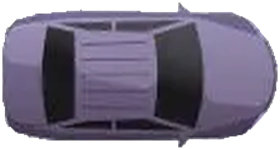
#> input picture assets/cars/car_01.png, 280 x 150 px, given in place of spriteCarros.jpg, which was not available
$ python extract_car_sprites.py
#> lines starting #> are read from the running program, lines starting #| are printed output that depends on the picture; after the words box and inside, x2 and y2 are one past the last pixel; in counts of white or black regions, pixels touching at a corner belong together; pictures that were not available may be replaced by others from this repository, and a replacement may not be noted
#!/usr/bin/env python3
"""Extract the bundled vehicle sheet into normalized transparent PNG sprites."""

from __future__ import annotations

import argparse
from collections import deque
from pathlib import Path

try:
    from PIL import Image, ImageDraw, ImageFont
except ImportError as error:
    raise SystemExit(
        "Pillow is required. Install it with: python -m pip install Pillow"
    ) from error


ROOT = Path(__file__).resolve().parents[1]
SOURCE = ROOT / "sprites" / "spriteCarros.jpg"
OUTPUT_DIR = ROOT / "assets" / "cars"
CANVAS_SIZE = (280, 150)
PADDING = 6

# Source-space crop anchors supplied with the project brief.
# Car 06 is intentionally omitted because its source artwork is defective.
CAR_BOUNDS = (
    (1, (83, 90, 223, 168)),
    (2, (313, 90, 452, 166)),
    (3, (542, 85, 705, 178)),
    (4, (83, 232, 223, 305)),
    (5, (312, 228, 452, 303)),
    (7, (82, 368, 220, 444)),
    (8, (313, 371, 447, 445)),
    (9, (542, 365, 680, 446)),
    (10, (82, 504, 225, 589)),
    (11, (313, 508, 455, 583)),
    (12, (542, 507, 730, 599)),
)


def is_background_candidate(pixel: tuple[int, int, int]) -> bool:
    """Accept neutral, light pixels only; connectivity protects white car paint."""
    red, green, blue = pixel
    return min(pixel) >= 165 and max(pixel) - min(pixel) <= 35


def remove_border_connected_background(image: Image.Image) -> Image.Image:
    """Remove border-connected near-white background and source shadows."""
    rgb = image.convert("RGB")
    width, height = rgb.size
    pixels = rgb.load()
    connected = bytearray(width * height)
    queue: deque[tuple[int, int]] = deque()

    def enqueue(x: int, y: int) -> None:
        offset = y * width + x
        if not connected[offset] and is_background_candidate(pixels[x, y]):
            connected[offset] = 1
            queue.append((x, y))

    for x in range(width):
        enqueue(x, 0)
        enqueue(x, height - 1)
    for y in range(height):
        enqueue(0, y)
        enqueue(width - 1, y)

    while queue:
        x, y = queue.popleft()
        if x > 0:
            enqueue(x - 1, y)
        if x + 1 < width:
            enqueue(x + 1, y)
        if y > 0:
            enqueue(x, y - 1)
        if y + 1 < height:
            enqueue(x, y + 1)

    rgba = rgb.convert("RGBA")
    output = rgba.load()
    for y in range(height):
        for x in range(width):
            if not connected[y * width + x]:
                continue
            output[x, y] = (0, 0, 0, 0)
    return rgba


def normalize_sprite(image: Image.Image) -> Image.Image:
    alpha = image.getchannel("A")
    # Ignore faint source shadows/residue when locating the vehicle body.
    alpha_bounds = alpha.point(lambda value: 255 if value >= 128 else 0).getbbox()
    if alpha_bounds is None:
        raise ValueError("background removal produced an empty sprite")
    alpha_bounds = (
        max(0, alpha_bounds[0] - 2),
        max(0, alpha_bounds[1] - 2),
        min(image.width, alpha_bounds[2] + 2),
        min(image.height, alpha_bounds[3] + 2),
    )
    # The complete canvas maps to the fixed physical footprint at runtime, so
    # filling it keeps the visible vehicle aligned with the 28x15 hitbox.
    return image.crop(alpha_bounds).resize(CANVAS_SIZE, Image.Resampling.LANCZOS)


def extract_sprites() -> list[Path]:
    source = Image.open(SOURCE).convert("RGB")
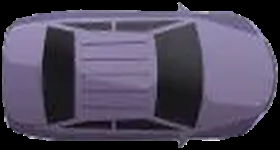
#> source: PIL image 280x150 RGB; mean R, G, B 79, 72.3, 91.8
    OUTPUT_DIR.mkdir(parents=True, exist_ok=True)
    outputs: list[Path] = []
    for car_number, (x0, y0, x1, y1) in CAR_BOUNDS:
        crop_box = (
            max(0, x0 - PADDING),
            max(0, y0 - PADDING),
            min(source.width, x1 + PADDING),
            min(source.height, y1 + PADDING),
        )
        sprite = normalize_sprite(remove_border_connected_background(source.crop(crop_box)))
        output = OUTPUT_DIR / f"car_{car_number:02}.png"
        sprite.save(output, format="PNG", optimize=True)
        outputs.append(output)
#> this loop made 2 passes
#> alpha_bounds in normalize_sprite on pass 1: (0, 0, 152, 66)
#> pass 1, in remove_border_connected_background, `rgb = image.convert("RGB")`:
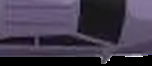
#> rgb: PIL image 152x66 RGB; mean R, G, B 65.6, 57.9, 75.8
#> pass 1, in extract_sprites, `sprite = normalize_sprite(remove_border_connected_background(source.cr..`:
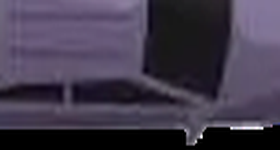
#> sprite: PIL image 280x150 RGBA; mean R, G, B, A 65.7, 58.1, 75.9, 255
#> after the loop, outputs = 1 item
    create_contact_sheet(outputs)
    return outputs


# [45 lines left out: functions create_contact_sheet, check_outputs, not called in this run]


def main() -> None:
    parser = argparse.ArgumentParser(description=__doc__)
    parser.add_argument(
        "--check",
        action="store_true",
        help="validate existing outputs instead of regenerating them",
    )
    arguments = parser.parse_args()
    if arguments.check:
        check_outputs()
        return
    outputs = extract_sprites()
    check_outputs()
    print(f"Extracted {len(outputs)} sprites from {SOURCE.relative_to(ROOT)}.")


if __name__ == "__main__":
#> (the run stopped early here; a loop or call above may not have finished)

$ run again, on assets/cars/car_07.png
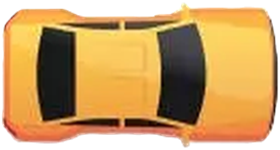
#> input picture assets/cars/car_07.png, 280 x 150 px, given in place of spriteCarros.jpg, which was not available
#> the loop in extract_sprites, `for car_number, (x0, y0, x1, y1) in CAR_BOUNDS:` made 2 passes
#> alpha_bounds in normalize_sprite on pass 1: (0, 0, 152, 66)
#> pass 1, in normalize_sprite, `alpha = image.getchannel("A")`:
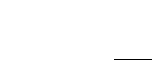
#> alpha: PIL image 152x66 L; 99.6% white; black in thin lines or dots, all inside (x1, y1, x2, y2) = (114, 59, 152, 60)
#> pass 1, in extract_sprites, `sprite = normalize_sprite(remove_border_connected_background(source.cr..`:
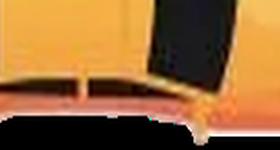
#> sprite: PIL image 280x150 RGBA; mean R, G, B, A 148.5, 102, 53.9, 253.9; transparent parts drawn white
#> after the loop in extract_sprites, `for car_number, (x0, y0, x1, y1) in CAR_BOUNDS:`: outputs = 1 item

$ run again, on assets/cars/car_08.png
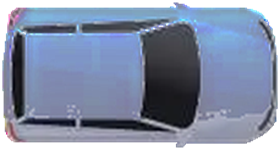
#> input picture assets/cars/car_08.png, 280 x 150 px, given in place of spriteCarros.jpg, which was not available
#> the loop in extract_sprites, `for car_number, (x0, y0, x1, y1) in CAR_BOUNDS:` made 2 passes
#> alpha_bounds in normalize_sprite on pass 1: (0, 0, 152, 66)
#> pass 1, in normalize_sprite, `alpha = image.getchannel("A")`:
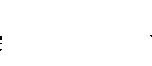
#> alpha: PIL image 152x66 L; 99.8% white; black in thin lines or dots, all inside (x1, y1, x2, y2) = (0, 35, 152, 51)
#> pass 1, in extract_sprites, `sprite = normalize_sprite(remove_border_connected_background(source.cr..`:
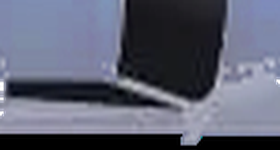
#> sprite: PIL image 280x150 RGBA; mean R, G, B, A 93, 96.4, 114, 254.6; transparent parts drawn white
#> after the loop in extract_sprites, `for car_number, (x0, y0, x1, y1) in CAR_BOUNDS:`: outputs = 1 item
